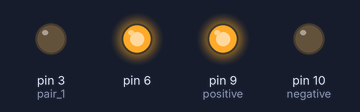
Simulated run of this sketch. Board: Arduino Uno, built with avr-gcc and run on an emulated ATmega328P. Shown: output pins drawn as LEDs (lit = HIGH).

Above: at 0.2 s.
At 1.7 s:
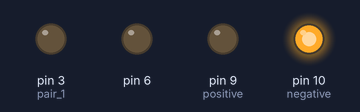
Timing chart, 0 to 3.0 s (numbered marks = the images above):
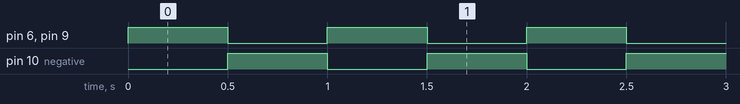

The sketch:

HV_testing.ino
```cpp
void setup() {
  pinMode(3, OUTPUT); //pair 1
  pinMode(6, OUTPUT);
  pinMode(9, OUTPUT); //positive, pair 1
  pinMode(10, OUTPUT); // negative, pair 2

}

void loop() {
  digitalWrite(9, HIGH);
  digitalWrite(10, LOW);
  digitalWrite(6,HIGH);
  delay(500);
  digitalWrite(6,LOW);
  digitalWrite(9, LOW);
  digitalWrite(10, HIGH);
  delay(500);


}
```

Measured:
- by itself, pin 6, pin 9 (positive), pin 10 (negative): alternates HIGH for 0.50 s and LOW for 0.50 s
